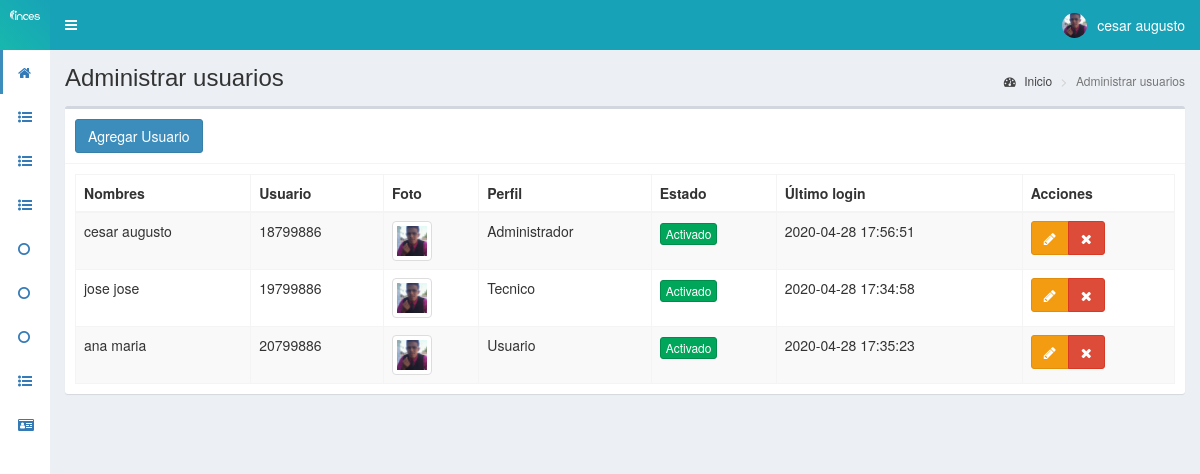
The app's page /usuarios (signed in) with its own data.
### tables this page shows
CREATE TABLE `personal` (
  `id` int(11) NOT NULL,
  `cedula` int(11) NOT NULL,
  `nombres` text NOT NULL,
  `apellidos` text NOT NULL,
  `email` text NOT NULL,
  `telefono` text NOT NULL,
  `direccion` text NOT NULL,
  `fecha_nac` text NOT NULL,
  `cargo` int(11) NOT NULL,
  `departamento` int(11) NOT NULL,
  `estado` text NOT NULL,
  `fecha` timestamp NOT NULL DEFAULT current_timestamp() ON UPDATE current_timestamp()
);

CREATE TABLE `usuarios` (
  `id` int(11) NOT NULL,
  `cedulaf` int(11) NOT NULL,
  `nombre` text NOT NULL,
  `usuario` text NOT NULL,
  `password` text NOT NULL,
  `perfil` text NOT NULL,
  `foto` text NOT NULL,
  `estado` int(11) NOT NULL,
  `ultimo_login` datetime NOT NULL,
  `fecha` timestamp NOT NULL DEFAULT current_timestamp() ON UPDATE current_timestamp()
);

### controladores/plantilla.controlador.php (called while the page is built)
<?php
class ControladorPlantilla{
	static public function ctrPlantilla(){
		include "vistas/plantilla.php";
	}
}

### index.php (called while the page is built, shortened)
<?php
require_once "controladores/plantilla.controlador.php";
require_once "controladores/usuarios.controlador.php";
require_once "controladores/personal.controlador.php";
require_once "controladores/soporte.controlador.php";
require_once "modelos/usuarios.modelo.php";
require_once "modelos/personal.modelo.php";
$plantilla = new ControladorPlantilla();
$plantilla -> ctrPlantilla();

### modelos/conexion.php (called while the page is built)
<?php
class Conexion{
	static public function conectar(){
		$link = new PDO("mysql:host=localhost;dbname=pos",
			            "root",
			            "");
		$link->exec("set names utf8");
		return $link;
	}
}

### modelos/personal.modelo.php (called while the page is built, shortened)
<?php
require_once "conexion.php";
class ModeloPersonal{
	static public function mdlMostrarPersonals($tabla, $item, $valor){
		if($item == "id"){
			$stmt = Conexion::conectar()->prepare("SELECT * FROM $tabla WHERE $item = :$item");
			$stmt -> bindParam(":".$item, $valor, PDO::PARAM_INT);
			$stmt -> execute();
			return $stmt -> fetch();
		}
	}
}
?>

### controladores/usuarios.controlador.php (called while the page is built, shortened)
<?php
class ControladorUsuarios{
	static public function ctrMostrarUsuarios($item, $valor){
		$tabla = "usuarios";
		$respuesta = ModeloUsuarios::MdlMostrarUsuarios($tabla, $item, $valor);
		return $respuesta;
	}
}

### modelos/usuarios.modelo.php (called while the page is built, shortened)
<?php
require_once "conexion.php";
class ModeloUsuarios{
	static public function mdlMostrarUsuarios($tabla, $item, $valor){
		if($item != null){
			$stmt = Conexion::conectar()->prepare("SELECT * FROM $tabla WHERE $item = :$item");
			$stmt -> bindParam(":".$item, $valor, PDO::PARAM_STR);
			$stmt -> execute();
			return $stmt -> fetch();
		}else{
			$stmt = Conexion::conectar()->prepare("SELECT * FROM $tabla");
			$stmt -> execute();
			return $stmt -> fetchAll();
		}
	}
}

### controladores/personal.controlador.php (called while the page is built, shortened)
<?php
class ControladorPersonals{
	static public function ctrMostrarPersonals($item, $valor){
		$tabla = "personal";
		$respuesta = ModeloPersonal::mdlMostrarPersonals($tabla, $item, $valor);
		return $respuesta;
	}
}

### vistas/modulos/usuarios.php (the view, shortened to what this page needs)
<div class="content-wrapper">
  <section class="content-header">
    <h1>
      Administrar usuarios
    </h1>
    <ol class="breadcrumb">
      <li><a href="inicio"><i class="fa fa-dashboard"></i> Inicio</a></li>
      <li class="active">Administrar usuarios</li>
    </ol>
  </section>
  <section class="content">
    <div class="box">
      <div class="box-header with-border">
        <button class="btn btn-primary" data-toggle="modal" data-target="#modalAgregarUsuario">
          Agregar Usuario
        </button>
      </div>
      <div class="box-body">
       <table class="table table-bordered table-striped dt-responsive tablas" width="100%">
        <thead>
         <tr>
           <th>Nombres</th>
           <th>Usuario</th>
           <th>Foto</th>
           <th>Perfil</th>
           <th>Estado</th>
           <th>Último login</th>
           <th>Acciones</th>
         </tr>
        </thead>
        <tbody>
        <?php
        $item = null;
        $valor = null;
        $usuarios = ControladorUsuarios::ctrMostrarUsuarios($item, $valor);
       foreach ($usuarios as $key => $value){
        $item = "id";
		  	$valor = $value["nombre"];
			  $personal = ControladorPersonals::ctrMostrarPersonals($item, $valor);
          echo ' <tr>
                  <td>'.$personal["nombres"].'</td>
                  <td>'.$value["usuario"].'</td>';
                  if($value["foto"] != ""){
                    echo '<td><img src="'.$value["foto"].'" class="img-thumbnail" width="40px"></td>';
                  }else{
                    echo '<td><img src="vistas/img/usuarios/default/anonymous.png" class="img-thumbnail" width="40px"></td>';
                  }
                  echo '<td>'.$value["perfil"].'</td>';
                  if($value["estado"] != 0){
                    echo '<td><button class="btn btn-success btn-xs btnActivar" idUsuario="'.$value["id"].'" estadoUsuario="0">Activado</button></td>';
                  }else{
                    echo '<td><button class="btn btn-danger btn-xs btnActivar" idUsuario="'.$value["id"].'" estadoUsuario="1">Desactivado</button></td>';
                  }
                  echo '<td>'.$value["ultimo_login"].'</td>
                  <td>
                    <div class="btn-group">
                      <button class="btn btn-warning btnEditarUsuario" idUsuario="'.$value["id"].'" data-toggle="modal" data-target="#modalEditarUsuario"><i class="fa fa-pencil"></i></button>
                      <button class="btn btn-danger btnEliminarUsuario" idUsuario="'.$value["id"].'" fotoUsuario="'.$value["foto"].'" usuario="'.$value["usuario"].'"><i class="fa fa-times"></i></button>
                    </div>
                  </td>
                </tr>';
        }
        ?>
        </tbody>
       </table>
      </div>
    </div>
  </section>
</div>

### vistas/plantilla.php (shortened to what this page needs)
<!DOCTYPE html>
<html>
<head>
  <link rel="stylesheet" href="vistas/bower_components/bootstrap/dist/css/bootstrap.min.css">
  <link rel="stylesheet" href="vistas/bower_components/font-awesome/css/font-awesome.min.css">
  <link rel="stylesheet" href="vistas/bower_components/Ionicons/css/ionicons.min.css">
  <link rel="stylesheet" href="vistas/dist/css/AdminLTE.css">
  <link rel="stylesheet" href="vistas/dist/css/skins/_all-skins.min.css">
  <link rel="stylesheet" href="vistas/plugins/sweetalert2/italic.js">
  <link rel="stylesheet" href="vistas/bower_components/datatables.net-bs/css/dataTables.bootstrap.min.css">
  <link rel="stylesheet" href="vistas/bower_components/datatables.net-bs/css/responsive.bootstrap.min.css">
  <link rel="stylesheet" href="vistas/plugins/iCheck/all.css">
</head>
<body class="hold-transition skin-blue  sidebar-mini sidebar-collapse login-page">
  <?php
  if(isset($_SESSION["iniciarSesion"]) && $_SESSION["iniciarSesion"] == "ok"){
   echo '<div class="wrapper">';
    include "modulos/cabezote.php";
    if($_SESSION["iniciarSesion"] == "ok" && $_SESSION["perfil"] == "Administrador"){
    include "modulos/menu.php";
    }else{
      include "modulos/menu2.php";
    }
    if(isset($_GET["ruta"])&& $_SESSION["perfil"] == "Administrador"){
      if($_GET["ruta"] == "inicio" ||
         $_GET["ruta"] == "usuarios" ||
         $_GET["ruta"] == "categorias" ||
         $_GET["ruta"] == "categoriasC" ||
         $_GET["ruta"] == "departamentos" ||
         $_GET["ruta"] == "cargos" ||
         $_GET["ruta"] == "personal" ||
         $_GET["ruta"] == "tipos" ||
         $_GET["ruta"] == "tiposC" ||
         $_GET["ruta"] == "marcas" ||
         $_GET["ruta"] == "modelo" ||
         $_GET["ruta"] == "marcasC" ||
         $_GET["ruta"] == "modeloC" ||
         $_GET["ruta"] == "productos" ||
         $_GET["ruta"] == "equipos" ||
         $_GET["ruta"] == "consumibles" ||
         $_GET["ruta"] == "solicitudes" ||
         $_GET["ruta"] == "asignaciones" ||
         $_GET["ruta"] == "asignacionesC" ||
         $_GET["ruta"] == "consultasol" ||
         $_GET["ruta"] == "gestionar" ||
         $_GET["ruta"] == "soporte" ||
         $_GET["ruta"] == "salir"){
        include "modulos/".$_GET["ruta"].".php";
      }else{
        include "modulos/404.php";
      }
    }if(isset($_GET["ruta"])&& $_SESSION["perfil"] == "Usuario"){
      if($_GET["ruta"] == "inicio" ||
      $_GET["ruta"] == "usuarios" ||
      $_GET["ruta"] == "equipos" ||
      $_GET["ruta"] == "solicitudes" ||
      $_GET["ruta"] == "gestionar" ||
      $_GET["ruta"] == "soporte" ||
      $_GET["ruta"] == "salir"){
     include "modulos/".$_GET["ruta"].".php";
   }else{
    echo '<script>alert("no tienes permiso")</script>';
    include "modulos/inicio.php";
   }
    }
    echo '</div>';
  }else{
    include "modulos/login.php";
  }
  ?>
</body>
</html>

### vistas/modulos/cabezote.php (shortened to what this page needs)
<header class="main-header">
<a href="inicio" class="logo">
	<span class="logo-mini">
		<img src="vistas/img/plantilla/logo-blanco-lineal.svg" class="img-responsive" style="padding:10px">
	</span>
</a>
<nav class="navbar navbar-static-top" role="navigation">
 	<a href="#" class="sidebar-toggle" data-toggle="push-menu" role="button">
     	</a>
	<div class="navbar-custom-menu">
		<ul class="nav navbar-nav">
			<li class="dropdown user user-menu">
				<a href="#" class="dropdown-toggle" data-toggle="dropdown">
				<?php
				if($_SESSION["foto"] != ""){
					echo '<img src="'.$_SESSION["foto"].'" class="user-image">';
				}else{
					echo '<img src="vistas/img/usuarios/default/anonymous.png" class="user-image">';
				}
				?>
                     <?php  $tabla = "personal";
                            $item = "id";
                            $valor = $_SESSION["nombre"];
						   $respuesta1 = ModeloPersonal::MdlMostrarPersonals($tabla, $item, $valor);
						   ?>
					<span class="hidden-xs"><?php  echo $respuesta1["nombres"] ?></span>
				</a>
			</li>
		</ul>
	</div>
</nav>
</header>

### vistas/modulos/menu.php (shortened to what this page needs)
<aside class="main-sidebar">
	 <section class="sidebar">
		<ul class="sidebar-menu">
			<li class="active">
				<a href="inicio">
					<i class="fa fa-home"></i>
				</a>
			</li>
			 <li class="treeview">
<a href="#">
	<i class="fa fa-list-ul"></i>
</a>
</li>
			<li class="treeview">
				<a href="#">
					<i class="fa fa-list-ul"></i>
				</a>
      </li>
	  <li class="treeview">
<a href="#">
	<i class="fa fa-list-ul"></i>
</a>
</li>
		        <li>
                 <a href="solicitudes">
	                <i class="fa fa-circle-o"></i>
                  </a>
             </li>
			 <li>
                 <a href="asignaciones">
	                <i class="fa fa-circle-o"></i>
                  </a>
             </li>
			 <li>
                 <a href="asignacionesC">
	                <i class="fa fa-circle-o"></i>
                  </a>
             </li>
	  <li class="treeview">
<a href="#">
	<i class="fa fa-list-ul"></i>
     </a>
           </li>
		   <li class="treeview">
<a href="#">
	<i class="fa fa-id-card"></i>
</a>
</li>
		</ul>
	 </section>
</aside>

### records on screen
personal: nombres "cesar augusto"
usuarios: personal.nombres "cesar augusto", usuario "18799886", foto (picture), perfil "Administrador", ultimo_login "2020-04-28 17:56:51"
usuarios: personal.nombres "jose jose", usuario "19799886", foto (picture), perfil "Tecnico", ultimo_login "2020-04-28 17:34:58"
usuarios: personal.nombres "ana maria", usuario "20799886", foto (picture), perfil "Usuario", ultimo_login "2020-04-28 17:35:23"
